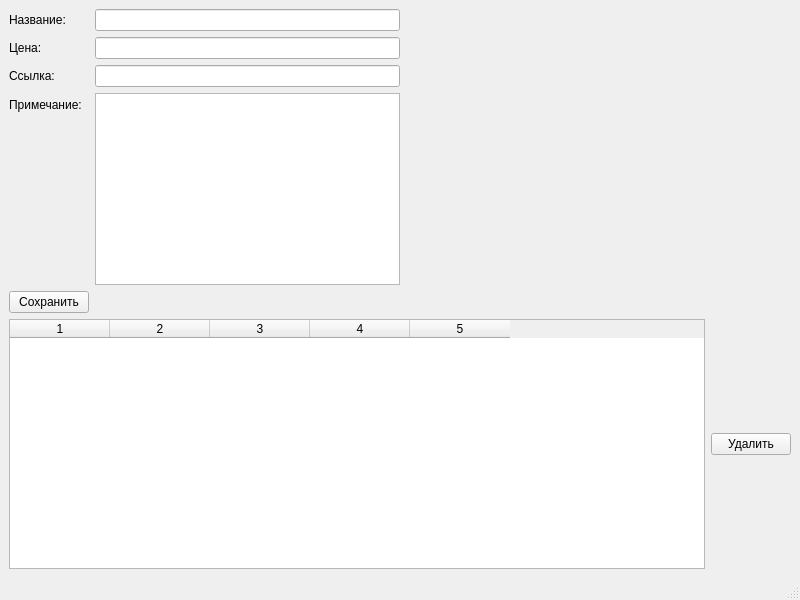
<?xml version="1.0" encoding="UTF-8"?>
<ui version="4.0">
 <class>MainWindow</class>
 <widget class="QMainWindow" name="MainWindow">
  <property name="geometry">
   <rect>
    <x>0</x>
    <y>0</y>
    <width>800</width>
    <height>600</height>
   </rect>
  </property>
  <property name="windowTitle">
   <string>MainWindow</string>
  </property>
  <widget class="QWidget" name="centralwidget">
   <layout class="QVBoxLayout" name="verticalLayout">
    <item>
     <layout class="QHBoxLayout" name="horizontalLayout_6">
      <item>
       <layout class="QFormLayout" name="formLayout">
        <item row="0" column="0">
         <widget class="QLabel" name="name_label">
          <property name="text">
           <string>Название:</string>
          </property>
         </widget>
        </item>
        <item row="0" column="1">
         <widget class="QLineEdit" name="nameEdit"/>
        </item>
        <item row="1" column="0">
         <widget class="QLabel" name="price_label">
          <property name="text">
           <string>Цена:</string>
          </property>
         </widget>
        </item>
        <item row="1" column="1">
         <widget class="QLineEdit" name="priceEdit"/>
        </item>
        <item row="2" column="0">
         <widget class="QLabel" name="link_label">
          <property name="text">
           <string>Ссылка:</string>
          </property>
         </widget>
        </item>
        <item row="2" column="1">
         <widget class="QLineEdit" name="linkEdit"/>
        </item>
        <item row="3" column="0">
         <widget class="QLabel" name="comment_label">
          <property name="text">
           <string>Примечание:</string>
          </property>
         </widget>
        </item>
        <item row="3" column="1">
         <widget class="QTextEdit" name="commentEdit"/>
        </item>
        <item row="4" column="0">
         <widget class="QPushButton" name="saveButton">
          <property name="text">
           <string>Сохранить</string>
          </property>
         </widget>
        </item>
       </layout>
      </item>
      <item>
       <spacer name="horizontalSpacer">
        <property name="orientation">
         <enum>Qt::Horizontal</enum>
        </property>
        <property name="sizeType">
         <enum>QSizePolicy::Expanding</enum>
        </property>
        <property name="sizeHint" stdset="0">
         <size>
          <width>40</width>
          <height>20</height>
         </size>
        </property>
       </spacer>
      </item>
     </layout>
    </item>
    <item>
     <layout class="QHBoxLayout" name="horizontalLayout_3">
      <item>
       <widget class="QTableWidget" name="tableWidget">
        <property name="sizePolicy">
         <sizepolicy hsizetype="Expanding" vsizetype="Expanding">
          <horstretch>1</horstretch>
          <verstretch>1</verstretch>
         </sizepolicy>
        </property>
        <property name="tabletTracking">
         <bool>false</bool>
        </property>
        <property name="layoutDirection">
         <enum>Qt::LeftToRight</enum>
        </property>
        <property name="autoFillBackground">
         <bool>false</bool>
        </property>
        <property name="alternatingRowColors">
         <bool>false</bool>
        </property>
        <property name="rowCount">
         <number>0</number>
        </property>
        <property name="columnCount">
         <number>5</number>
        </property>
        <column/>
        <column/>
        <column/>
        <column/>
        <column/>
       </widget>
      </item>
      <item>
       <widget class="QPushButton" name="deleteButton">
        <property name="text">
         <string>Удалить</string>
        </property>
       </widget>
      </item>
     </layout>
    </item>
   </layout>
  </widget>
  <widget class="QMenuBar" name="menubar">
   <property name="geometry">
    <rect>
     <x>0</x>
     <y>0</y>
     <width>800</width>
     <height>22</height>
    </rect>
   </property>
  </widget>
  <widget class="QStatusBar" name="statusbar"/>
 </widget>
 <resources/>
 <connections/>
</ui>
